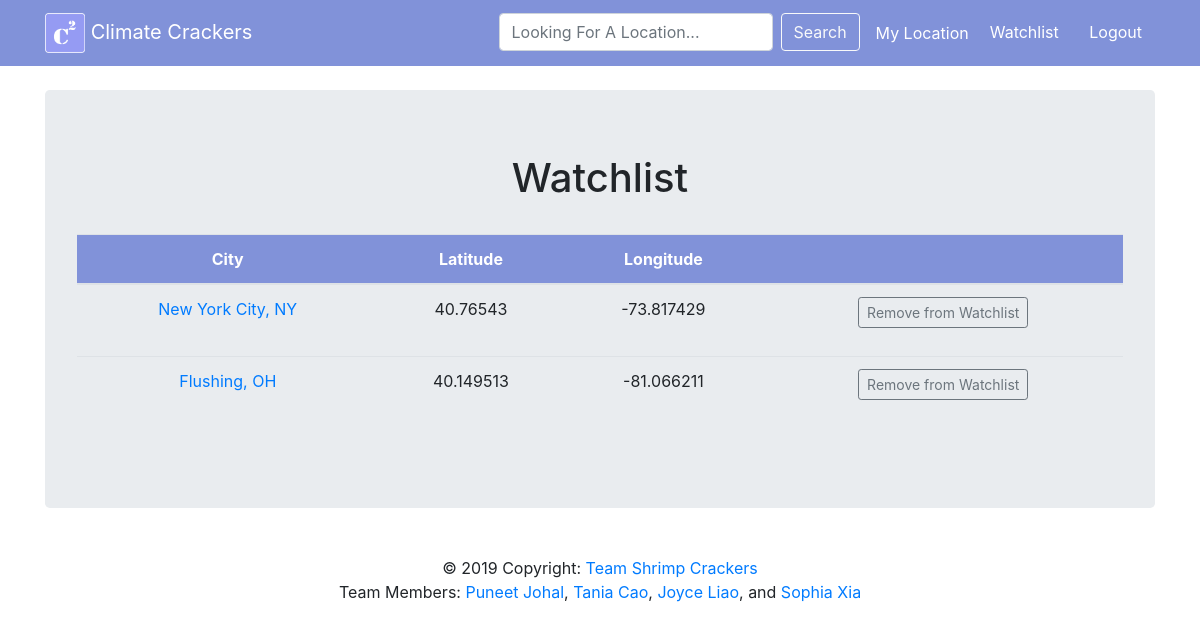
The app's page /watchlist (signed in), older data.
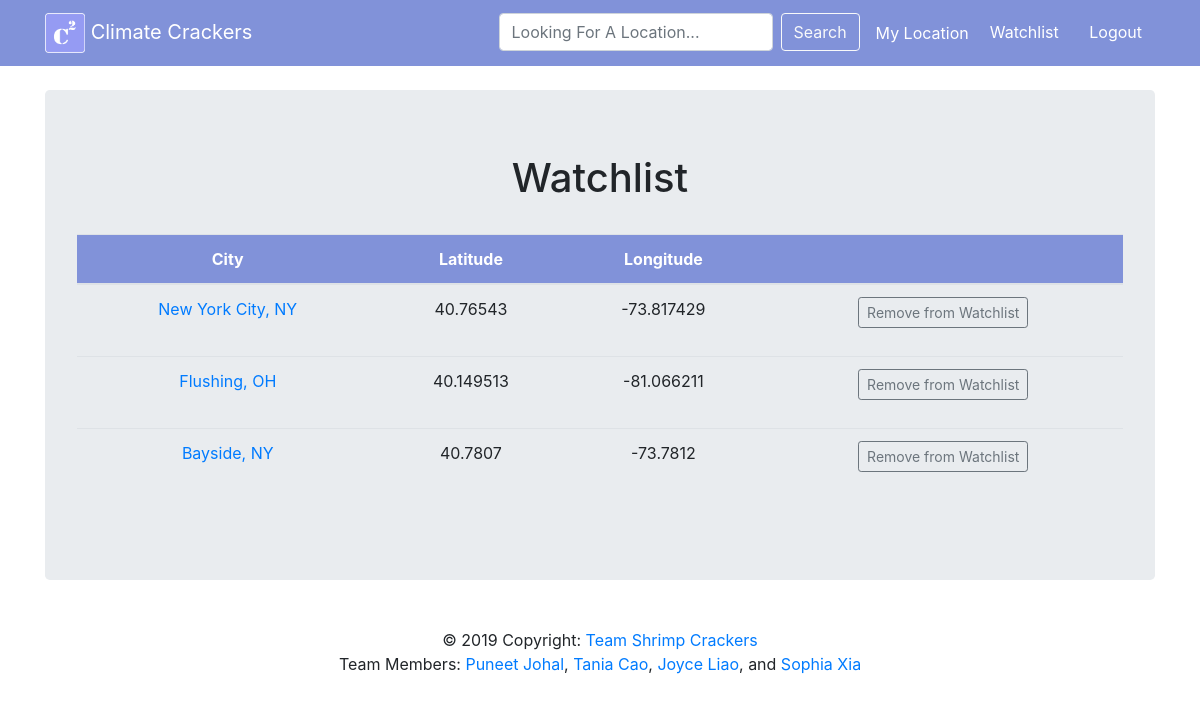
The same page, newer data.
### tables this page shows
CREATE TABLE watchlist (username TEXT, city TEXT, county TEXT, state TEXT, latitude FLOAT, longitude FLOAT);

### __init__.py (the view)
@app.route("/watchlist")
def load_wl():
    status = "logged_in" in session
    if status:
        locations = db.get_watchlist(session["logged_in"])
        return render_template("watchlist.html", title = "Watchlist", heading = "Watchlist", watchlist = locations, logged_in=status)
    else:
        flash ("Please login to view Watchlist")
        return render_template("login.html", title = "Login", heading = "Login")

### util/db.py (called while the page is built)
def get_watchlist(user):
    db = sqlite3.connect(DB_FILE)
    c = db.cursor()
    watchlist_data = []
    for each in c.execute("SELECT * FROM watchlist WHERE username =?", (user,)):
        temp = []
        for i in range (1,len(each)):
            temp.append(each[i])
        watchlist_data.append(temp)
    db.close()
    return watchlist_data

### templates/watchlist.html (shortened to what this page needs)
{% extends "parent.html" %}
{% block content %}
<div class="table-responsive">
  <table class="table table-hover text-center" width="100%">
    <thead>
      <tr class="text-white" style="background-color: #8192d9;">
        <th>City</th>
	<th>Latitude</th>
	<th>Longitude</th>
	<th></th>
      </tr>
    </thead>
    <tbody>
      {% for each in watchlist %}
      <tr>
        <td><a href="/info?city={{each[0]}}&county={{each[1]}}&state={{each[2]}}&lat={{each[3]}}&long={{each[4]}}"> {{each[0]}}, {{each[2]}} </a></td>
        <td>{{each[3]}}</td>
        <td>{{each[4]}}</td>
        <td>
          <form action = "/change_wl">
            <div class="form-group">
              <button type="submit" class="btn btn-outline-secondary btn-sm" name = "update" value = "Remove from watchlist">Remove from Watchlist</button>
	    </div>
	  </form>
        </td>
      </tr>
      {% endfor %}
    </tbody>
  </table>
</div>
{% endblock %}

### templates/parent.html (shortened to what this page needs)
<!DOCTYPE html>
<html lang="en" dir="ltr">
  {% block head %}
  <head>
    <link rel="stylesheet" href="https://stackpath.bootstrapcdn.com/bootstrap/4.1.3/css/bootstrap.min.css">
    <link rel="stylesheet" href="/static/style.css">
  </head>
  {% endblock %}
  <body>
    {% block header %}
    <nav class="navbar navbar-expand-lg navbar-dark navbar-fixed-top" style="background-color: #8192d9;">
      <div class="container">
	<a class="navbar-brand" href="/"><img src="/static/favicon.png" class="img-fluid" width="40" height="40"> Climate Crackers </a>
	<div class="collapse navbar-collapse" id="navbarNavDropdown">
	  <ul class="navbar-nav flex-row ml-md-auto d-none d-md-flex">
	    <li class="nav-item active mx-2">
	      <form class="form-inline" action = "/search">
		<input class="form-control mr-sm-2" type="search" placeholder="Looking For A Location..." aria-label="Search" name="search_location">
		<button class="btn btn-outline-light my-2 my-sm-0" type="submit">Search</button>
	      </form>
      </li>
        <li><a class="nav-link active" href="/current">My Location</a></li>
            {% if not logged_in %}
	    <li class="nav-item dropdown active mx-2">
	      <a class="nav-link dropdown-toggle" href="#" id="login" role="button" data-toggle="dropdown" aria-haspopup="true" aria-expanded="false">
		User
	      </a>
              <div class="dropdown-menu" aria-labelledby="login" style="background-color: #9aa7e0;">
		<a class="dropdown-item text-secondary" href="/login">Login</a>
		<a class="dropdown-item text-secondary" href="/register">Register</a>
              </div>
              {% else %}
              <div class="center">
		<a class="btn btn-black text-white" href="/watchlist">Watchlist</a>
		<a class="btn btn-black text-white" href="/logout">Logout</a>
	      </div>
              {% endif %}
	  </ul>
	</div>
      </div>
    </nav>
    {% endblock %}
    <div class="container">
      <div class="jumbotron">
	<h1 class="text-center"> {{ heading }} </h1>
	<br>
	{% block content %}
	{% endblock %}
      </div>
    </div>
    {% block footer %}
    <footer class="page-footer" style="text-decoration: none;">
      <center>
	<div class="footer-copyright text-center py-3"> &copy 2019 Copyright: <a href="https://github.com/puneetjohal/ShrimpCrackers"> Team Shrimp Crackers</a>
	  <br> Team Members:
	  <a href="https://github.com/puneetjohal">Puneet Johal</a>,
	  <a href="https://github.com/taniacao12">Tania Cao</a>,
	  <a href="https://github.com/joyceliaoo">Joyce Liao</a>, and
	  <a href="https://github.com/sxia1">Sophia Xia</a>
	</div>
      </center>
    </footer>
    {% endblock %}
  </body>
</html>

Row changes from the older to the newer data that the page shows:
added watchlist: city "Bayside", state "NY", latitude "40.7807", longitude "-73.7812"
